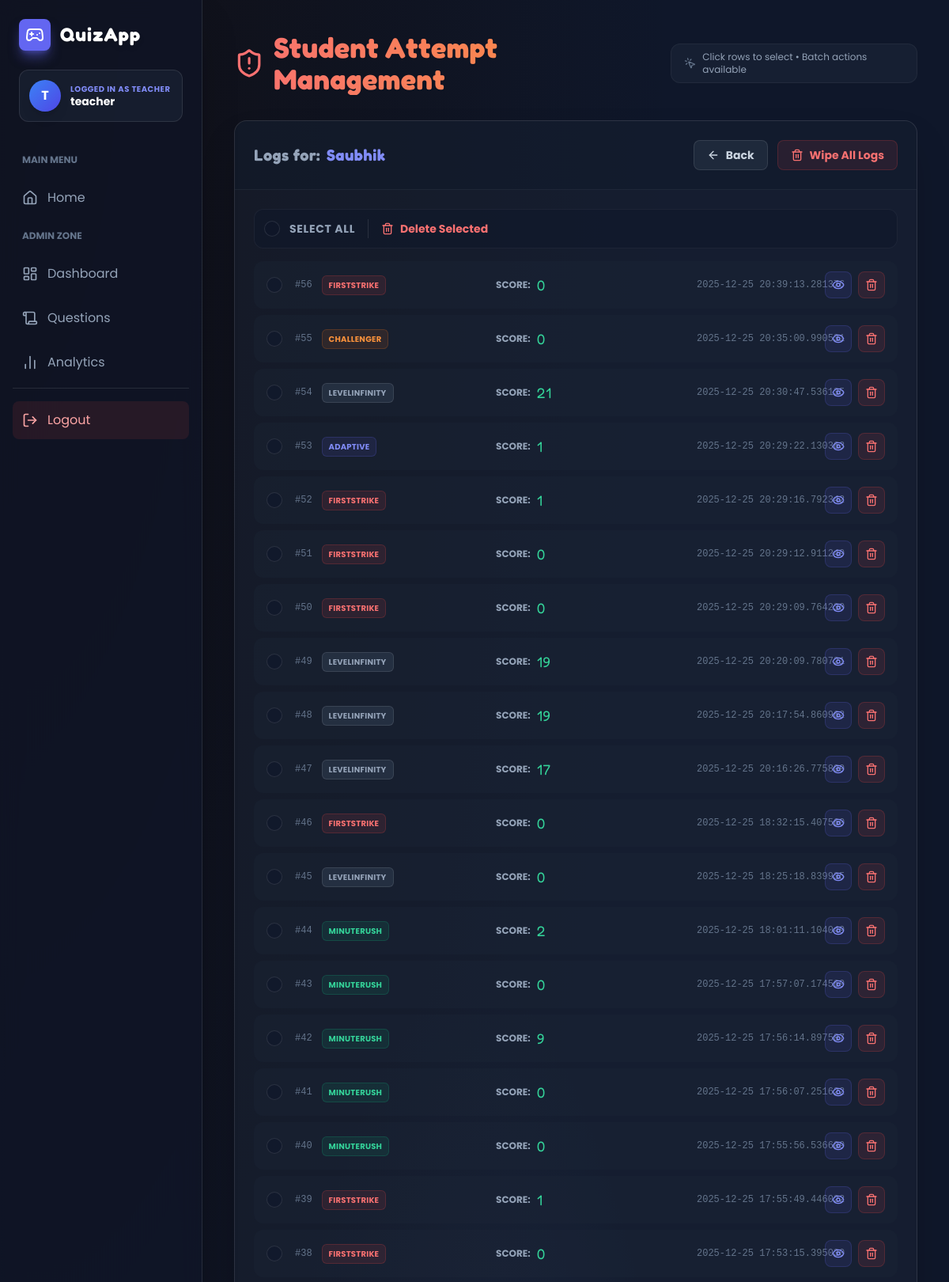
Page /teacher/attempts/manage?uid=2 (signed in, upper part) on the committed database.
### models.py (models this page shows, shortened)
class User(UserMixin, db.Model):
    id = db.Column(db.Integer, primary_key=True)
    username = db.Column(db.String(120), unique=True, nullable=False)
    password_hash = db.Column(db.String(256), nullable=False)
    role = db.Column(db.Enum(Role), default=Role.STUDENT)

class Attempt(db.Model):
    id = db.Column(db.Integer, primary_key=True)
    user_id = db.Column(db.Integer, nullable=False)
    mode = db.Column(db.String(50), nullable=False)
    score = db.Column(db.Integer, default=0)
    started_at = db.Column(db.DateTime, default=datetime.utcnow)
    ended_at = db.Column(db.DateTime)
    details = db.Column(db.Text)  # JSON encoded list of per-question events

### teacher/routes.py (the view, shortened to what this page needs)
@teacher_bp.route("/attempts/manage")
@login_required
@teacher_required
def manage_attempts():
    uid = request.args.get("uid", type=int)
    users = {u.id: u.username for u in User.query.all()}
    if uid:
        student = User.query.get_or_404(uid)
        attempts = Attempt.query.filter_by(user_id=uid).order_by(Attempt.started_at.desc()).all()
        return render_template("teacher_manage_attempts.html",
                               attempts=attempts,
                               user_cache=users,
                               filtered_student=student)

### models.py (called while the page is built)
@login_manager.user_loader
def load_user(user_id):
    try:
        return User.query.get(int(user_id))
    except Exception:
        return None

### teacher/routes.py (called while the page is built)
def teacher_required(func):
    @wraps(func)
    def wrapper(*args, **kwargs):
        if not hasattr(current_user, "role") or getattr(current_user.role, "value", None) != "teacher":
            flash("Unauthorized access.", "danger")
            return redirect(url_for("auth.index"))
        return func(*args, **kwargs)
    return wrapper

### templates/teacher_manage_attempts.html (shortened to what this page needs)
{% extends "base.html" %}
{% block content %}
<div class="max-w-6xl mx-auto space-y-8 fade">
    <div class="flex flex-col md:flex-row items-start md:items-center justify-between gap-4">
        <div>
            <h1 class="text-4xl font-bold text-transparent bg-clip-text bg-gradient-to-r from-red-400 to-orange-400 font-game drop-shadow-sm flex items-center gap-3">
                <i data-lucide="shield-alert" class="text-red-400 w-10 h-10"></i>
            </h1>
        </div>
        <div class="px-4 py-2 rounded-xl bg-slate-800/50 border border-white/5 flex items-center gap-2">
            <i data-lucide="mouse-pointer-click" class="w-4 h-4 text-slate-500"></i>
            <span class="text-xs text-slate-400">Click rows to select • Batch actions available</span>
        </div>
    </div>
{% if filtered_student %}
    <div class="bg-slate-800/40 backdrop-blur-md border border-white/10 rounded-2xl overflow-hidden shadow-2xl relative">
        <div class="p-6 border-b border-white/5 bg-slate-900/30 flex flex-col md:flex-row items-start md:items-center justify-between gap-4">
            <div>
                <h2 class="text-xl font-bold text-white font-game flex items-center gap-2">
                    <span class="text-slate-400">Logs for:</span>
                    <span class="text-indigo-400">{{ filtered_student.username }}</span>
                </h2>
            </div>
            <div class="flex items-center gap-3">
                <a href="{{ url_for('teacher.manage_attempts') }}"
                   class="px-4 py-2 rounded-lg bg-slate-800 hover:bg-slate-700 text-slate-300 hover:text-white border border-white/10 transition-all text-sm font-bold flex items-center gap-2">
                    <i data-lucide="arrow-left" class="w-4 h-4"></i> Back
                </a>
                <form method="post" action="{{ url_for('teacher.delete_student_attempts', uid=filtered_student.id) }}"
                      onsubmit="return confirm('WARNING: This will wipe ALL combat records for {{ filtered_student.username }}. This action cannot be undone.');">
                    <button type="submit" class="px-4 py-2 rounded-lg bg-red-500/10 hover:bg-red-500 text-red-400 hover:text-white border border-red-500/20 transition-all text-sm font-bold flex items-center gap-2 group">
                        <i data-lucide="trash-2" class="w-4 h-4"></i>
                        <span>Wipe All Logs</span>
                    </button>
                </form>
            </div>
        </div>
        <div class="p-6">
            {% if attempts %}
            <form method="post" action="{{ url_for('teacher.mass_delete_attempts') }}" id="massDeleteAttemptsForm">
                <div class="flex items-center gap-4 mb-4 p-3 rounded-xl bg-slate-900/50 border border-white/5">
                    <label class="flex items-center gap-3 cursor-pointer group hover:text-white text-slate-400 transition-colors">
                        <input type="checkbox" id="selectAllAttempts" class="attempt-checkbox">
                        <span class="text-sm font-bold uppercase tracking-wider">Select All</span>
                    </label>
                    <button type="submit" class="text-sm font-bold text-red-400 hover:text-red-300 flex items-center gap-2 transition-colors disabled:opacity-50"
                            onclick="return confirmMassDelete()">
                        <i data-lucide="trash" class="w-4 h-4"></i>
                        Delete Selected
                    </button>
                </div>
                <div class="space-y-2">
                    {% for a in attempts %}
                    <div class="attempt-row rounded-xl p-0 relative group overflow-hidden bg-slate-800/30">
                        <label class="attempt-label flex items-center gap-4 p-4 w-full h-full" for="chk{{ a.id }}">
                            <input id="chk{{ a.id }}" type="checkbox" name="aids" value="{{ a.id }}" class="attempt-checkbox flex-shrink-0">
                            <div class="flex-grow min-w-0 grid grid-cols-1 md:grid-cols-3 gap-4 items-center">
                                <div class="flex items-center gap-3">
                                    <span class="text-xs font-mono text-slate-500">#{{ a.id }}</span>
                                    <span class="inline-flex items-center gap-1.5 px-2 py-1 rounded-md text-[10px] font-bold uppercase tracking-wide border
                                        {% if a.mode == 'adaptive' %} bg-indigo-500/10 text-indigo-400 border-indigo-500/20
                                        {% elif a.mode == 'challenger' %} bg-orange-500/10 text-orange-400 border-orange-500/20
                                        {% elif a.mode == 'minuterush' %} bg-emerald-500/10 text-emerald-400 border-emerald-500/20
                                        {% elif a.mode == 'firststrike' %} bg-red-500/10 text-red-400 border-red-500/20
                                        {% else %} bg-slate-700/50 text-slate-400 border-white/10 {% endif %}">
                                        {{ a.mode }}
                                    </span>
                                </div>
                                <div class="flex items-center gap-2">
                                    <span class="text-slate-400 text-xs uppercase font-bold">Score:</span>
                                    <span class="text-emerald-400 font-game text-lg">{{ a.score }}</span>
                                </div>
                                <div class="text-xs text-slate-500 font-mono text-right md:text-left">
                                    {{ a.started_at }}
                                </div>
                            </div>
                        </label>
                        <div class="absolute right-4 top-1/2 -translate-y-1/2 flex items-center gap-2 pl-4">
                            <a href="{{ url_for('quiz.results', attempt_id=a.id) }}"
                               onclick="event.stopPropagation();"
                               class="p-2 rounded-lg bg-indigo-500/10 text-indigo-400 hover:bg-indigo-500 hover:text-white transition-all border border-indigo-500/20"
                               title="View Report">
                                <i data-lucide="eye" class="w-4 h-4"></i>
                            </a>
                            <form method="post" action="{{ url_for('teacher.delete_attempt', aid=a.id) }}" class="inline-block"
                                  onsubmit="event.stopPropagation(); return confirm('Delete attempt #{{ a.id }}? This cannot be undone.');">
                                <button type="submit"
                                        class="p-2 rounded-lg bg-red-500/10 text-red-400 hover:bg-red-500 hover:text-white transition-all border border-red-500/20"
                                        title="Delete Single Attempt">
                                    <i data-lucide="trash-2" class="w-4 h-4"></i>
                                </button>
                            </form>
                        </div>
                    </div>
                    {% endfor %}
                </div>
            </form>
            {% else %}
            <div class="text-center py-12 text-slate-500 flex flex-col items-center">
                <i data-lucide="file-x" class="w-12 h-12 mb-3 opacity-50"></i>
                <p>No records found.</p>
            </div>
            {% endif %}
        </div>
    </div>
{% endif %}
</div>
{% endblock %}

### templates/base.html (shortened to what this page needs)
<!DOCTYPE html>
<html lang="en">
<head>
    <script src="https://cdn.tailwindcss.com"></script>
    <link rel="stylesheet" href="{{ url_for('static', filename='css/style.css') }}">
</head>
<body class="flex flex-col md:flex-row min-h-screen overflow-hidden">
    {% if current_user.is_authenticated %}
    <aside id="sidebar"
        class="w-full md:w-64 glass-sidebar text-slate-300 flex flex-col shadow-2xl z-20 shrink-0 h-screen overflow-y-auto">
        <div class="p-6 pb-2">
            <div class="flex items-center gap-3 mb-6">
                <div class="bg-indigo-500 p-2 rounded-lg shadow-lg shadow-indigo-500/50">
                    <i data-lucide="gamepad-2" class="text-white w-6 h-6"></i>
                </div>
                <h2 class="text-2xl font-bold text-white font-game tracking-wider drop-shadow-md">QuizApp</h2>
            </div>
            <div class="bg-slate-800/50 p-3 rounded-xl border border-white/10 mb-4 flex items-center gap-3">
                <div
                    class="w-10 h-10 rounded-full bg-gradient-to-br from-blue-500 to-indigo-600 flex items-center justify-center text-white font-bold shadow-lg">
                    {{ current_user.username[0] | upper }}
                </div>
                <div class="overflow-hidden">
                    <p class="text-[10px] font-bold text-indigo-400 uppercase tracking-wider truncate">
                        Logged in as {{ current_user.role.value | capitalize }}
                    </p>
                    <div class="font-bold text-white truncate text-sm leading-tight">{{ current_user.username }}</div>
                </div>
            </div>
        </div>
        <nav class="flex-1 px-4 space-y-2 pb-6">
            <div class="text-xs font-bold text-slate-500 uppercase px-3 py-2 mt-2">Main Menu</div>
            <a class="block p-3 rounded-lg nav-item flex items-center gap-3 {% if request.endpoint == 'auth.index' %}active{% endif %}" href="{{ url_for('auth.index') }}">
                <i data-lucide="home" class="w-5 h-5"></i>
                <span>Home</span>
            </a>
            {% if current_user.role is defined and current_user.role.value == "teacher" %}
            <div class="text-xs font-bold text-slate-500 uppercase px-3 py-2 mt-4">Admin Zone</div>
            <a class="block p-3 rounded-lg nav-item flex items-center gap-3 {% if 'teacher.dashboard' in request.endpoint %}active{% endif %}" href="{{ url_for('teacher.dashboard') }}">
                <i data-lucide="layout-dashboard" class="w-5 h-5"></i>
                <span>Dashboard</span>
            </a>
            <a class="block p-3 rounded-lg nav-item flex items-center gap-3 {% if 'teacher.questions' in request.endpoint %}active{% endif %}" href="{{ url_for('teacher.questions') }}">
                <i data-lucide="scroll" class="w-5 h-5"></i>
                <span>Questions</span>
            </a>
            <a class="block p-3 rounded-lg nav-item flex items-center gap-3 {% if 'teacher.analytics' in request.endpoint %}active{% endif %}" href="{{ url_for('teacher.analytics') }}">
                <i data-lucide="bar-chart-2" class="w-5 h-5"></i>
                <span>Analytics</span>
            </a>
            {% endif %}
            <div class="mt-8 pt-4 border-t border-white/10">
                <a href="{{ url_for('auth.logout') }}" class="block p-3 rounded-lg
              bg-red-500/10 text-red-300
              hover:bg-red-500/30 hover:text-red-100
              transition-all flex items-center gap-3 group">
                    <i data-lucide="log-out" class="w-5 h-5 transition-transform group-hover:-translate-x-1"></i>
                    <span>Logout</span>
                </a>
            </div>
        </nav>
    </aside>
    {% endif %}
    <main class="flex-1 p-6 md:p-10 fade h-screen overflow-y-auto relative">
        <div class="max-w-7xl mx-auto pb-20">
            {% block content %}{% endblock %}
        </div>
    </main>
</body>
</html>

### static/css/style.css (style rules this page uses)
:root { --game-bg: #0f172a; --game-glass: rgba(15, 23, 42, 0.6); --game-border: rgba(255, 255, 255, 0.1); --accent-indigo: #6366f1; --accent-purple: #a855f7; --accent-emerald: #10b981; --accent-red: #ef4444; }
body { font-family: 'Poppins', sans-serif; background-color: var(--game-bg); color: #e2e8f0; min-height: 100vh; background-image: radial-gradient(at 0% 0%, hsla(253, 16%, 7%, 1) 0, transparent 50%), radial-gradient(at 50% 100%, hsla(225, 39%, 30%, 1) 0, transparent 50%); background-attachment: fixed; }
h1, h2, h3, h4, .font-game { font-family: 'Fredoka', sans-serif; letter-spacing: 0.5px; }
input, select, textarea { background-color: rgba(15, 23, 42, 0.6) !important; border: 1px solid rgba(255, 255, 255, 0.1) !important; color: white !important; border-radius: 0.75rem !important; transition: all 0.2s ease !important; }
.glass-sidebar { background: var(--game-glass); backdrop-filter: blur(12px); -webkit-backdrop-filter: blur(12px); border-right: 1px solid var(--game-border); }
.nav-item { transition: all 0.2s cubic-bezier(0.4, 0, 0.2, 1); position: relative; overflow: hidden; color: #94a3b8; }
.nav-item::before { content: ''; position: absolute; left: 0; top: 0; height: 100%; width: 3px; background: var(--accent-indigo); opacity: 0; transition: opacity 0.2s; }
.attempt-row, .quest-card, .student-row { transition: all 0.2s cubic-bezier(0.4, 0, 0.2, 1); }
.attempt-checkbox, .quest-checkbox, .student-checkbox { appearance: none; -webkit-appearance: none; background-color: rgba(15, 23, 42, 0.5); border: 1px solid rgba(255, 255, 255, 0.2); border-radius: 4px; width: 1.25rem; height: 1.25rem; display: grid; place-content: center; transition: all 0.2s; cursor: pointer; margin: 0; }
.attempt-checkbox::before, .quest-checkbox::before, .student-checkbox::before { content: ""; width: 0.75rem; height: 0.75rem; transform: scale(0); transition: 0.15s transform ease-in-out; box-shadow: inset 1em 1em var(--accent-indigo); border-radius: 2px; }
.fade { animation: fadeUp 0.5s ease-out forwards; }

### templates/base.html (style rules this page uses)
:root { --game-bg: #0f172a; --sidebar-glass: rgba(15, 23, 42, 0.6); --border-glass: rgba(255, 255, 255, 0.1); }
body { font-family: 'Poppins', sans-serif; background-color: var(--game-bg); background-image: radial-gradient(at 0% 0%, hsla(253, 16%, 7%, 1) 0, transparent 50%), radial-gradient(at 50% 100%, hsla(225, 39%, 30%, 1) 0, transparent 50%); color: #e2e8f0; min-height: 100vh; }
h1, h2, h3, h4, .font-game { font-family: 'Fredoka', sans-serif; letter-spacing: 0.5px; }
.glass-sidebar { background: var(--sidebar-glass); backdrop-filter: blur(12px); border-right: 1px solid var(--border-glass); }
.nav-item { transition: all 0.2s cubic-bezier(0.4, 0, 0.2, 1); position: relative; overflow: hidden; }
.nav-item::before { content: ''; position: absolute; left: 0; top: 0; height: 100%; width: 4px; background: #818cf8; opacity: 0; transition: opacity 0.2s; }
.fade { animation: levelUpFade 0.5s ease-out forwards; }

### rows in the picture
User: username "T", role.value "TEACHER", username "teacher"
User: username "Saubhik"
Attempt: id "56", mode "FIRSTSTRIKE", score "0", started_at "2025-12-25 20:39:13.281376"
Attempt: id "55", mode "CHALLENGER", score "0", started_at "2025-12-25 20:35:00.990531"
Attempt: id "54", mode "LEVELINFINITY", score "21", started_at "2025-12-25 20:30:47.536135"
Attempt: id "53", mode "ADAPTIVE", score "1", started_at "2025-12-25 20:29:22.130363"
Attempt: id "52", mode "FIRSTSTRIKE", score "1", started_at "2025-12-25 20:29:16.792342"
Attempt: id "51", mode "FIRSTSTRIKE", score "0", started_at "2025-12-25 20:29:12.911249"
Attempt: id "50", mode "FIRSTSTRIKE", score "0", started_at "2025-12-25 20:29:09.764230"
Attempt: id "49", mode "LEVELINFINITY", score "19", started_at "2025-12-25 20:20:09.780721"
Attempt: id "48", mode "LEVELINFINITY", score "19", started_at "2025-12-25 20:17:54.860962"
Attempt: id "47", mode "LEVELINFINITY", score "17", started_at "2025-12-25 20:16:26.775809"
Attempt: id "46", mode "FIRSTSTRIKE", score "0", started_at "2025-12-25 18:32:15.407560"
Attempt: id "45", mode "LEVELINFINITY", score "0", started_at "2025-12-25 18:25:18.839935"
Attempt: id "44", mode "MINUTERUSH", score "2", started_at "2025-12-25 18:01:11.104049"
Attempt: id "43", mode "MINUTERUSH", score "0", started_at "2025-12-25 17:57:07.174569"
Attempt: id "42", mode "MINUTERUSH", score "9", started_at "2025-12-25 17:56:14.897587"
Attempt: id "41", mode "MINUTERUSH", score "0", started_at "2025-12-25 17:56:07.251622"
Attempt: id "40", mode "MINUTERUSH", score "0", started_at "2025-12-25 17:55:56.536609"
Attempt: id "39", mode "FIRSTSTRIKE", score "1", started_at "2025-12-25 17:55:49.446022"
Attempt: id "38", mode "FIRSTSTRIKE", score "0", started_at "2025-12-25 17:53:15.395030"
